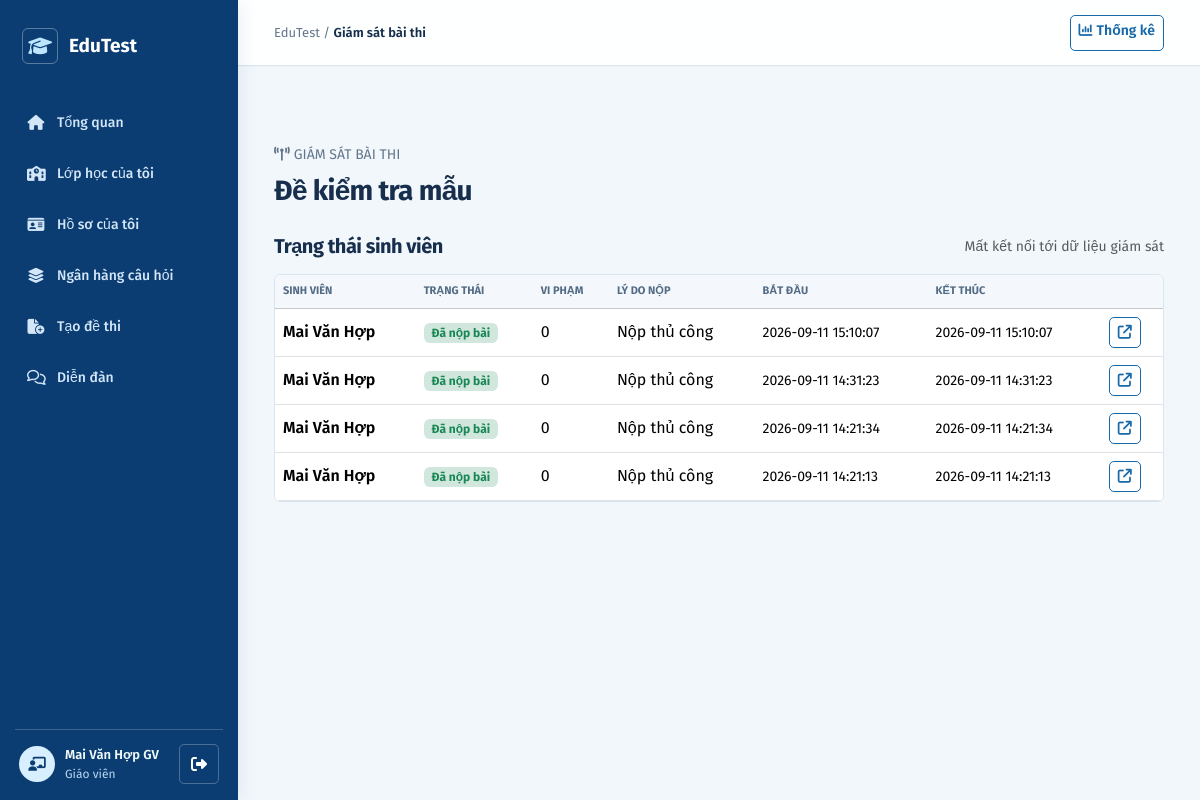
Screenshot of /index.php?action=exam_monitoring&exam_id=1 (signed in) with the database file from the repository.
### tables this page shows
CREATE TABLE `exams` (
  `exam_id` int(11) NOT NULL AUTO_INCREMENT,
  `teacher_id` int(11) NOT NULL,
  `class_id` int(11) DEFAULT NULL,
  `title` varchar(200) NOT NULL,
  `duration_minutes` int(11) NOT NULL,
  `anti_cheat_enabled` tinyint(1) NOT NULL DEFAULT 1,
  `violation_limit` int(11) NOT NULL DEFAULT 3,
  `violation_action` varchar(20) NOT NULL DEFAULT 'auto_submit',
  `shuffle_questions` tinyint(1) DEFAULT 1,
  `shuffle_answers` tinyint(1) DEFAULT 1,
  `start_time` datetime DEFAULT NULL,
  `end_time` datetime DEFAULT NULL,
  `status` varchar(20) DEFAULT 'draft',
  `created_at` datetime DEFAULT current_timestamp(),
  PRIMARY KEY (`exam_id`),
  KEY `teacher_id` (`teacher_id`),
  KEY `class_id` (`class_id`),
  CONSTRAINT `exams_ibfk_1` FOREIGN KEY (`teacher_id`)
    REFERENCES `users` (`user_id`) ON DELETE CASCADE,
  CONSTRAINT `exams_ibfk_2` FOREIGN KEY (`class_id`)
    REFERENCES `classes` (`class_id`) ON DELETE SET NULL
);

CREATE TABLE `exam_attempts` (
  `attempt_id` int(11) NOT NULL AUTO_INCREMENT,
  `exam_id` int(11) NOT NULL,
  `student_id` int(11) NOT NULL,
  `start_time` datetime DEFAULT current_timestamp(),
  `end_time` datetime DEFAULT NULL,
  `status` varchar(20) DEFAULT 'in_progress',
  `total_score` decimal(5,2) DEFAULT 0.00,
  `duration_minutes_snapshot` int(11) DEFAULT NULL,
  `anti_cheat_enabled_snapshot` tinyint(1) DEFAULT NULL,
  `violation_limit_snapshot` int(11) DEFAULT NULL,
  `violation_action_snapshot` varchar(20) DEFAULT NULL,
  `shuffle_questions_snapshot` tinyint(1) DEFAULT NULL,
  `shuffle_answers_snapshot` tinyint(1) DEFAULT NULL,
  `shuffle_seed` char(64) DEFAULT NULL,
  `submit_reason` varchar(30) NOT NULL DEFAULT 'manual',
  `review_status` varchar(20) NOT NULL DEFAULT 'not_required',
  `review_note` varchar(500) DEFAULT NULL,
  `reviewed_by` int(11) DEFAULT NULL,
  `reviewed_at` datetime DEFAULT NULL,
  PRIMARY KEY (`attempt_id`),
  KEY `exam_id` (`exam_id`),
  KEY `student_id` (`student_id`),
  CONSTRAINT `exam_attempts_ibfk_1` FOREIGN KEY (`exam_id`)
    REFERENCES `exams` (`exam_id`) ON DELETE CASCADE,
  CONSTRAINT `exam_attempts_ibfk_2` FOREIGN KEY (`student_id`)
    REFERENCES `users` (`user_id`) ON DELETE CASCADE,
  CONSTRAINT `exam_attempts_reviewed_by_ibfk` FOREIGN KEY (`reviewed_by`)
    REFERENCES `users` (`user_id`) ON DELETE SET NULL
);

CREATE TABLE `users` (
  `user_id` int(11) NOT NULL AUTO_INCREMENT,
  `full_name` varchar(100) NOT NULL,
  `email` varchar(100) NOT NULL,
  `password` varchar(255) NOT NULL,
  `phone` varchar(15) DEFAULT NULL,
  `role` varchar(20) NOT NULL DEFAULT 'student',
  `school_name` varchar(150) DEFAULT NULL,
  `avatar` varchar(255) DEFAULT NULL,
  `status` varchar(20) DEFAULT 'active',
  `created_at` datetime DEFAULT current_timestamp(),
  `reset_token` varchar(255) DEFAULT NULL,
  `reset_token_expires` datetime DEFAULT NULL,
  PRIMARY KEY (`user_id`),
  UNIQUE KEY `email` (`email`)
);

### controllers/TeacherExamReportController.php (called while the page is built, shortened)
<?php
require_once __DIR__ . '/../models/TeacherReport.php';
final class TeacherExamReportController extends BaseController
{
    private $report;
    public function __construct($pdo)
    {
        $this->report = new TeacherReport($pdo);
    }
    public function monitor()
    {
        $examId = filter_var($_GET['exam_id'] ?? null, FILTER_VALIDATE_INT);
        $data = $examId ? $this->report->getMonitoring($examId, (int) $_SESSION['user']['id']) : null;
        $exam = $data['exam'];
        $attempts = $data['attempts'];
        require __DIR__ . '/../views/exams/monitoring.php';
    }
}

### models/TeacherReport.php (called while the page is built, shortened)
<?php
final class TeacherReport
{
    private $pdo;
    public function __construct($pdo)
    {
        $this->pdo = $pdo;
    }
    public function findExam($examId, $teacherId)
    {
        $stmt = $this->pdo->prepare(
            "SELECT exam_id, title, class_id, duration_minutes, anti_cheat_enabled,
                    shuffle_questions, shuffle_answers, violation_limit, violation_action
             FROM exams WHERE exam_id = ? AND teacher_id = ?"
        );
        $stmt->execute([$examId, $teacherId]);
        return $stmt->fetch();
    }
    public function getMonitoring($examId, $teacherId)
    {
        $exam = $this->findExam($examId, $teacherId);
        $stmt = $this->pdo->prepare(
            "SELECT ea.attempt_id, ea.status, ea.submit_reason, ea.review_status,
                    ea.start_time, ea.end_time, u.full_name,
                    COUNT(v.violation_id) AS violation_count
             FROM exams e
             JOIN exam_attempts ea ON ea.exam_id = e.exam_id
             JOIN users u ON u.user_id = ea.student_id
             LEFT JOIN violation_logs v ON v.attempt_id = ea.attempt_id
             WHERE e.exam_id = ? AND e.teacher_id = ?
             GROUP BY ea.attempt_id
             ORDER BY (ea.status = 'in_progress') DESC, ea.start_time DESC"
        );
        $stmt->execute([$examId, $teacherId]);
        return ['exam' => $exam, 'attempts' => $stmt->fetchAll()];
    }
}

### views/exams/monitoring.php (the view, shortened to what this page needs)
<!DOCTYPE html>
<html lang="vi">
<head>
    <link href="https://cdn.jsdelivr.net/npm/bootstrap@5.3.2/dist/css/bootstrap.min.css" rel="stylesheet">
    <link rel="stylesheet" href="https://cdnjs.cloudflare.com/ajax/libs/font-awesome/6.4.2/css/all.min.css">
    <link rel="stylesheet" href="assets/css/edutest.css">
    <link rel="stylesheet" href="assets/css/admin.css">
</head>
<body class="admin-app">
<?php
$appPageTitle = 'Giám sát bài thi';
$appActiveAction = 'exam';
$appTopbarHtml = '<a href="index.php?action=exam_statistics&exam_id=' . (int) $exam['exam_id'] . '" class="btn btn-sm btn-outline-primary"><i class="fa-solid fa-chart-column me-1"></i>Thống kê</a>';
require __DIR__ . '/../partials/app-shell-start.php';
?>
<main class="container monitor-shell py-4 py-md-5">
    <section class="monitor-heading p-4 p-md-5 mb-4">
        <div class="small opacity-75 mb-2"><i class="fa-solid fa-tower-broadcast me-1"></i>GIÁM SÁT BÀI THI</div>
        <h1 class="h2 fw-bold mb-0"><?php echo htmlspecialchars($exam['title']); ?></h1>
    </section>
    <div class="d-flex justify-content-between align-items-center mb-3 gap-3">
        <h2 class="h5 fw-bold mb-0">Trạng thái sinh viên</h2>
        <span class="small text-muted" id="last-updated" aria-live="polite">Đang cập nhật...</span>
    </div>
    <div class="monitor-table table-responsive bg-white">
        <table class="table table-hover align-middle mb-0">
            <thead class="table-light"><tr><th>Sinh viên</th><th>Trạng thái</th><th>Vi phạm</th><th>Lý do nộp</th><th>Bắt đầu</th><th>Kết thúc</th><th></th></tr></thead>
            <tbody id="attempt-rows">
            <?php foreach ($attempts as $attempt): ?>
                <?php
                $statusLabels = ['in_progress' => 'Đang làm bài', 'completed' => 'Đã nộp bài', 'voided' => 'Đã hủy kết quả'];
                $reasonLabels = ['manual' => 'Nộp thủ công', 'time_expired' => 'Hết giờ', 'violation_limit' => 'Chạm giới hạn vi phạm'];
                ?>
                <tr>
                    <td class="fw-semibold"><?php echo htmlspecialchars($attempt['full_name']); ?></td>
                    <?php $isViolationSubmit = $attempt['submit_reason'] === 'violation_limit'; ?>
                    <td><span class="badge <?php echo $attempt['status'] === 'in_progress' ? 'bg-primary-subtle text-primary' : ($attempt['status'] === 'voided' ? 'bg-secondary-subtle text-secondary' : ($isViolationSubmit ? 'bg-danger-subtle text-danger' : 'bg-success-subtle text-success')); ?>"><?php echo htmlspecialchars($isViolationSubmit ? 'Bị thu bài do vi phạm' : ($statusLabels[$attempt['status']] ?? $attempt['status'])); ?></span></td>
                    <td><?php echo (int) $attempt['violation_count']; ?></td>
                    <td><?php echo htmlspecialchars($reasonLabels[$attempt['submit_reason']] ?? ''); ?></td>
                    <td class="small text-nowrap"><?php echo htmlspecialchars($attempt['start_time']); ?></td>
                    <td class="small text-nowrap"><?php echo htmlspecialchars($attempt['end_time'] ?? ''); ?></td>
                    <td><a class="btn btn-sm btn-outline-primary" href="index.php?action=attempt_detail&attempt_id=<?php echo (int) $attempt['attempt_id']; ?>" aria-label="Xem chi tiết lượt thi"><i class="fa-solid fa-arrow-up-right-from-square"></i></a></td>
                </tr>
            <?php endforeach; ?>
            </tbody>
        </table>
    </div>
</main>
<?php require __DIR__ . '/../partials/app-shell-end.php'; ?>
</body>
</html>

### index.php (shortened to what this page needs)
<?php
require_once __DIR__ . '/config/db.php';
require_once __DIR__ . '/controllers/TeacherExamReportController.php';
require_once __DIR__ . '/controllers/ClassController.php';
$action = $_GET['action'] ?? 'home';
$teacherExamReportController = new TeacherExamReportController($pdo);
switch ($action) {
    case 'exam_monitoring':
        $teacherExamReportController->monitor();
        break;
}
?>

### views/partials/app-shell-start.php
<?php
$appShellRole = $_SESSION['user']['role'] ?? 'student';
$appShellName = $_SESSION['user']['full_name'] ?? 'Người dùng';
$appShellRoleLabels = ['student' => 'Học sinh', 'teacher' => 'Giáo viên', 'admin' => 'Quản trị viên'];
$appShellRoleIcons = ['student' => 'fa-user-graduate', 'teacher' => 'fa-chalkboard-user', 'admin' => 'fa-user-shield'];
$appShellNavigation = [
    'student' => [
        ['key' => 'dashboard', 'label' => 'Tổng quan', 'icon' => 'fa-house', 'href' => 'index.php?action=dashboard'],
        ['key' => 'profile', 'label' => 'Hồ sơ của tôi', 'icon' => 'fa-id-card', 'href' => 'index.php?action=profile'],
        ['key' => 'student_statistics', 'label' => 'Thống kê của tôi', 'icon' => 'fa-chart-line', 'href' => 'index.php?action=student_statistics'],
        ['key' => 'forum', 'label' => 'Diễn đàn', 'icon' => 'fa-comments', 'icon_style' => 'fa-regular', 'href' => 'index.php?action=forum'],
    ],
    'teacher' => [
        ['key' => 'dashboard', 'label' => 'Tổng quan', 'icon' => 'fa-house', 'href' => 'index.php?action=dashboard'],
        ['key' => 'teacher_classes', 'label' => 'Lớp học của tôi', 'icon' => 'fa-school', 'href' => 'index.php?action=teacher_classes'],
        ['key' => 'profile', 'label' => 'Hồ sơ của tôi', 'icon' => 'fa-id-card', 'href' => 'index.php?action=profile'],
        ['key' => 'qe_banks', 'label' => 'Ngân hàng câu hỏi', 'icon' => 'fa-layer-group', 'href' => 'index.php?action=qe_banks'],
        ['key' => 'qe_exam_create', 'label' => 'Tạo đề thi', 'icon' => 'fa-file-circle-plus', 'href' => 'index.php?action=qe_exam_create'],
        ['key' => 'forum', 'label' => 'Diễn đàn', 'icon' => 'fa-comments', 'icon_style' => 'fa-regular', 'href' => 'index.php?action=forum'],
    ],
    'admin' => [
        ['key' => 'dashboard', 'label' => 'Tổng quan', 'icon' => 'fa-chart-pie', 'href' => 'index.php?action=admin_dashboard'],
        ['key' => 'admin_users', 'label' => 'Tài khoản', 'icon' => 'fa-users-gear', 'href' => 'index.php?action=admin_users'],
        ['key' => 'admin_classes', 'label' => 'Lớp học', 'icon' => 'fa-school', 'href' => 'index.php?action=admin_classes'],
        ['key' => 'forum', 'label' => 'Diễn đàn', 'icon' => 'fa-comments', 'icon_style' => 'fa-regular', 'href' => 'index.php?action=forum'],
    ],
];
$appShellMenu = $appShellNavigation[$appShellRole] ?? $appShellNavigation['student'];
$appShellEscape = static function ($value) {
    return htmlspecialchars((string) $value, ENT_QUOTES, 'UTF-8');
};
?>
<div class="admin-layout">
    <aside class="admin-sidebar">
        <a class="admin-brand" href="index.php?action=<?= $appShellRole === 'admin' ? 'admin_dashboard' : 'dashboard' ?>">
            <span class="admin-brand-mark" aria-hidden="true"><i class="fa-solid fa-graduation-cap"></i></span>
            <span>EduTest</span>
        </a>
        <nav class="admin-nav" aria-label="Điều hướng chính">
            <?php foreach ($appShellMenu as $item): ?>
                <?php $isActive = ($appActiveAction ?? '') === $item['key']; ?>
                <a class="admin-nav-link<?= $isActive ? ' active' : '' ?>" href="<?= $appShellEscape($item['href']) ?>"<?= $isActive ? ' aria-current="page"' : '' ?>>
                    <i class="<?= $appShellEscape($item['icon_style'] ?? 'fa-solid') ?> <?= $appShellEscape($item['icon']) ?>" aria-hidden="true"></i><span><?= $appShellEscape($item['label']) ?></span>
                </a>
            <?php endforeach; ?>
        </nav>
        <div class="admin-sidebar-bottom">
            <span class="admin-account-avatar" aria-hidden="true"><i class="fa-solid <?= $appShellEscape($appShellRoleIcons[$appShellRole] ?? $appShellRoleIcons['student']) ?>"></i></span>
            <div class="admin-account-copy">
                <div class="admin-account-name"><?= $appShellEscape($appShellName) ?></div>
                <div class="admin-account-role"><?= $appShellEscape($appShellRoleLabels[$appShellRole] ?? 'Thành viên') ?></div>
            </div>
            <a class="admin-logout" href="index.php?action=logout" aria-label="Đăng xuất" title="Đăng xuất"><i class="fa-solid fa-right-from-bracket" aria-hidden="true"></i></a>
        </div>
    </aside>
    <div class="admin-main">
        <header class="admin-topbar<?= !empty($appTopbarHtml) ? ' admin-exam-topbar' : '' ?>">
            <p class="admin-breadcrumb">EduTest <span aria-hidden="true">/</span> <strong><?= $appShellEscape($appPageTitle ?? 'Không gian học tập') ?></strong></p>
            <div class="admin-topbar-actions">
                <?php if (!empty($appTopbarHtml)): ?>
                    <?= $appTopbarHtml ?>
                <?php else: ?>
                    <a href="index.php?action=profile" class="admin-topbar-link"><i class="fa-regular fa-id-card me-1" aria-hidden="true"></i> Hồ sơ của tôi</a>
                <?php endif; ?>
            </div>
        </header>
        <div class="admin-content">

### views/partials/app-shell-end.php
        </div>
    </div>
</div>

### assets/css/edutest.css (style rules this page uses)
:root { --edu-ink: #172f4d; --edu-ink-soft: #62758b; --edu-teal: #1769aa; --edu-teal-dark: #0b3d73; --edu-teal-soft: #e6f2fc; --edu-saffron: #c47721; --edu-paper: #f2f7fc; --edu-line: #d9e5f0; --edu-shadow: 0 4px 16px rgba(21, 65, 108, .035); }
html { scroll-behavior: smooth; }
body { font-family: 'Fira Sans', sans-serif; color: var(--edu-ink); background: var(--edu-paper); }
h1, h2, h3, h4, h5, h6 { letter-spacing: -.025em; }
.btn-outline-primary { color: var(--edu-teal) !important; border-color: var(--edu-teal) !important; }
.btn, .form-control, .form-select { border-radius: 5px !important; }
.table thead th { color: var(--edu-ink-soft); font-size: 11px; font-weight: 700; text-transform: uppercase; background: #f4f8fc; }

### views/exams/monitoring.php (style rules this page uses)
:root { --ink: #172f4d; }
body { min-height: 100vh; background: #f2f7fc; color: var(--ink); }
.monitor-shell { max-width: 1180px; }
.monitor-heading { border: 1px solid #d9e5f0; border-left: 4px solid #1769aa; border-radius: 6px; background: #fff; color: #172f4d; }
.monitor-table { border: 1px solid #d9e5f0; border-radius: 6px; overflow: hidden; }
.table thead th { color: #536b84; background: #f4f8fc; font-size: 11px; font-weight: 700; text-transform: uppercase; }

### rows the page displays
exams: title "Đề kiểm tra mẫu"
exam_attempts: student.full_name "Mai Văn Hợp", submit_reason+status "Đã nộp bài", violation_count "0", submit_reason "Nộp thủ công", start_time "2026-09-11 15:10:07", end_time "2026-09-11 15:10:07"
exam_attempts: student.full_name "Mai Văn Hợp", submit_reason+status "Đã nộp bài", violation_count "0", submit_reason "Nộp thủ công", start_time "2026-09-11 14:31:23", end_time "2026-09-11 14:31:23"
exam_attempts: student.full_name "Mai Văn Hợp", submit_reason+status "Đã nộp bài", violation_count "0", submit_reason "Nộp thủ công", start_time "2026-09-11 14:21:34", end_time "2026-09-11 14:21:34"
exam_attempts: student.full_name "Mai Văn Hợp", submit_reason+status "Đã nộp bài", violation_count "0", submit_reason "Nộp thủ công", start_time "2026-09-11 14:21:13", end_time "2026-09-11 14:21:13"

### other values shown
$appShellEscape($item['label']) "Tổng quan"
$appShellEscape($item['label']) "Lớp học của tôi"
$appShellEscape($item['label']) "Hồ sơ của tôi"
$appShellEscape($item['label']) "Ngân hàng câu hỏi"
$appShellEscape($item['label']) "Tạo đề thi"
$appShellEscape($item['label']) "Diễn đàn"
$appShellEscape($appShellName) "Mai Văn Hợp GV"
$appShellEscape($appShellRoleLabels[$appShellRole] ?? 'Thành viên') "Giáo viên"
$appShellEscape($appPageTitle ?? 'Không gian học tập') "Giám sát bài thi"
